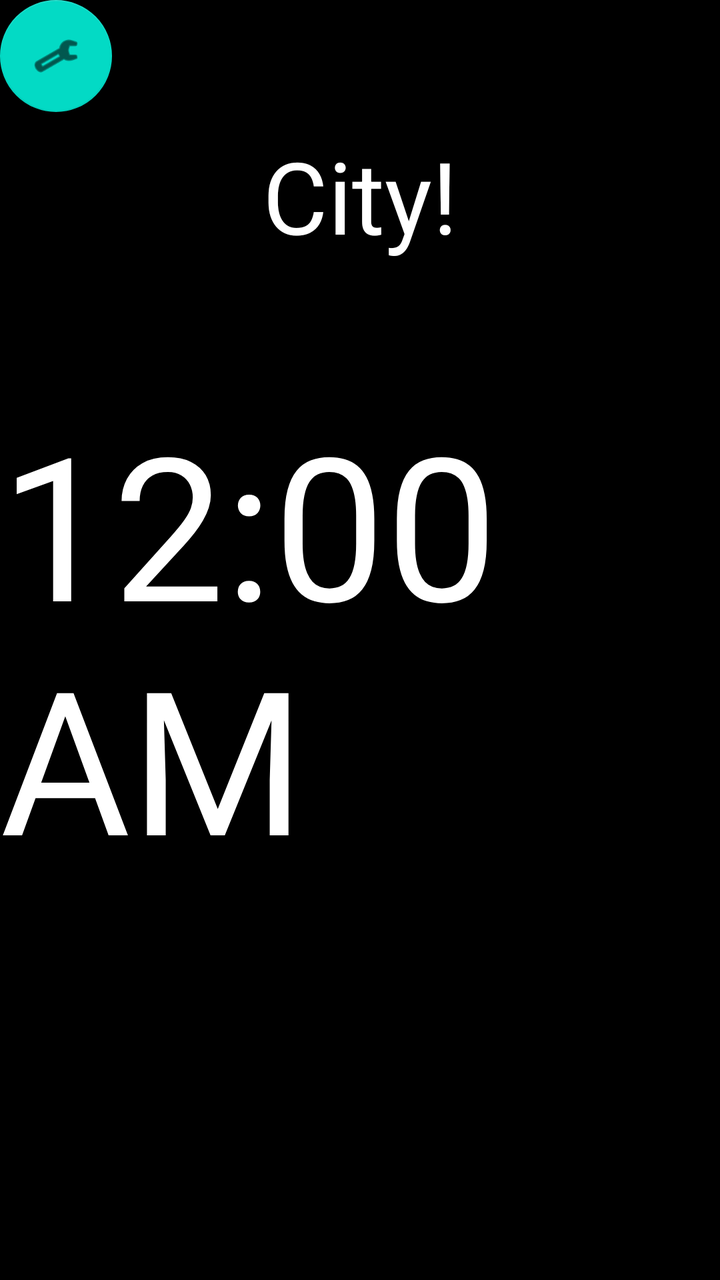
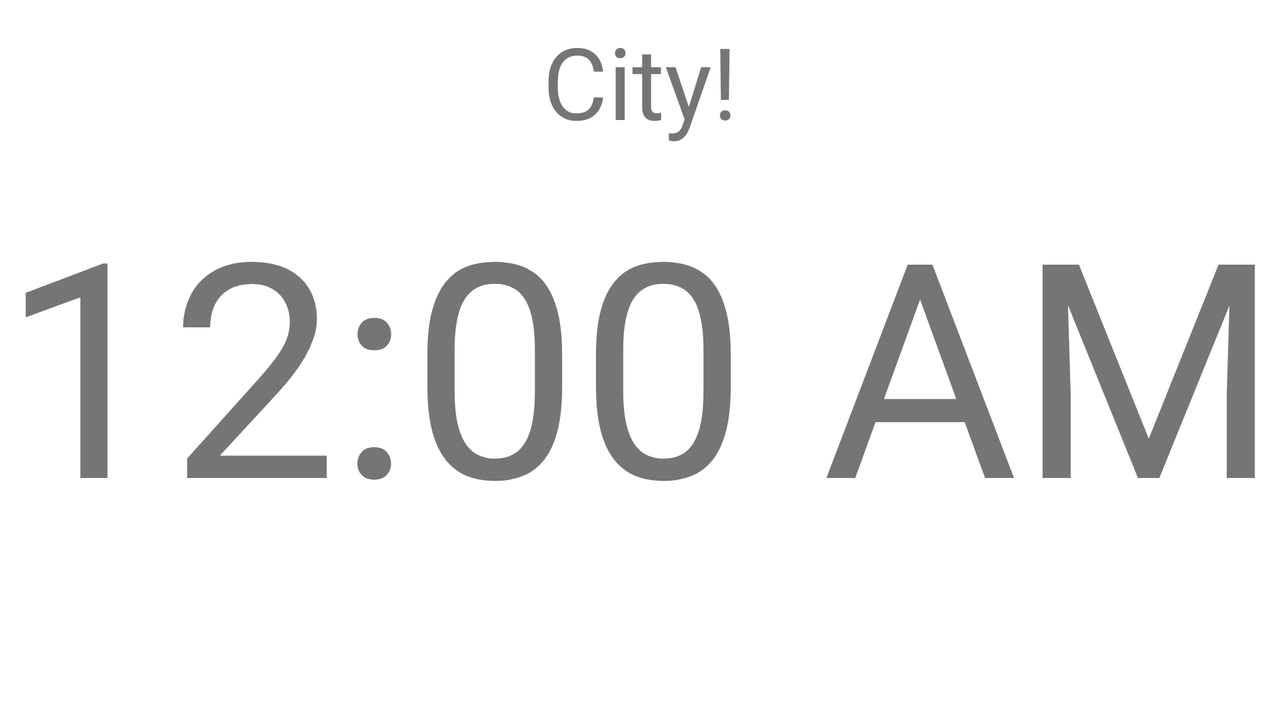

An Android layout and its configuration variant, each rendered on a device that would load it. The default file and the variant file are quoted in full after the pictures.
<!-- AndroidManifest.xml: application theme Theme.WorldGiantClock -->
<!-- res/layout/activity_main.xml -->
<?xml version="1.0" encoding="utf-8"?>

<androidx.constraintlayout.widget.ConstraintLayout
    xmlns:android="http://schemas.android.com/apk/res/android"
    xmlns:tools="http://schemas.android.com/tools"
    xmlns:app="http://schemas.android.com/apk/res-auto"
    android:layout_width="match_parent"
    android:layout_height="match_parent"
    tools:context=".MainActivity"
    android:background="@color/black"
    tools:ignore="MissingDefaultResource">

    <TextView
        android:layout_width="wrap_content"
        android:layout_height="wrap_content"
        android:text="City!"
        android:textSize="50dp"
        android:textColor="@color/white"
        app:layout_constraintBottom_toTopOf="@+id/digital_clock_1_id"
        app:layout_constraintLeft_toLeftOf="parent"
        app:layout_constraintRight_toRightOf="parent"
        app:layout_constraintTop_toTopOf="parent" />

    <DigitalClock
        android:id="@+id/digital_clock_1_id"
        android:layout_width="wrap_content"
        android:layout_height="wrap_content"
        android:textSize="100dp"
        android:textColor="@color/white"
        app:layout_constraintBottom_toBottomOf="parent"
        app:layout_constraintLeft_toLeftOf="parent"
        app:layout_constraintRight_toRightOf="parent"
        app:layout_constraintTop_toTopOf="parent" />

    <com.google.android.material.floatingactionbutton.FloatingActionButton
        android:id="@+id/btn_setting"
        android:layout_width="wrap_content"
        android:layout_height="wrap_content"
        android:layout_gravity="bottom|end"
        android:layout_margin="16dp"
        app:srcCompat="@android:drawable/ic_menu_manage"
        tools:ignore="MissingConstraints"
        android:contentDescription="TODO" />


</androidx.constraintlayout.widget.ConstraintLayout>
<!-- resources referenced by this layout -->
<resources>
  <style name="Theme.WorldGiantClock" parent="Theme.MaterialComponents.DayNight.DarkActionBar">
          
          <item name="colorPrimary">@color/purple_500</item>
          <item name="colorPrimaryVariant">@color/purple_700</item>
          <item name="colorOnPrimary">@color/white</item>
          
          <item name="colorSecondary">@color/teal_200</item>
          <item name="colorSecondaryVariant">@color/teal_700</item>
          <item name="colorOnSecondary">@color/black</item>
          
          <item name="android:statusBarColor" tools:targetApi="l">?attr/colorPrimaryVariant</item>
          
      </style>
</resources>
<!-- res/layout-land/activity_main.xml (the repository's variant of the layout above) -->
<!-- drawn on the phone turned sideways -->
<?xml version="1.0" encoding="utf-8"?>
<androidx.constraintlayout.widget.ConstraintLayout
    xmlns:android="http://schemas.android.com/apk/res/android"
    xmlns:tools="http://schemas.android.com/tools"
    xmlns:app="http://schemas.android.com/apk/res-auto"
    android:layout_width="match_parent"
    android:layout_height="match_parent"
    tools:context=".MainActivity">

    <TextView
        android:layout_width="wrap_content"
        android:layout_height="wrap_content"
        android:text="City!"
        android:textSize="50dp"
        app:layout_constraintBottom_toTopOf="@+id/digitalClock"
        app:layout_constraintLeft_toLeftOf="parent"
        app:layout_constraintRight_toRightOf="parent"
        app:layout_constraintTop_toTopOf="parent" />

    <DigitalClock
        android:id="@+id/digitalClock"
        android:layout_width="wrap_content"
        android:layout_height="wrap_content"
        android:textSize="150dp"
        app:layout_constraintBottom_toBottomOf="parent"
        app:layout_constraintLeft_toLeftOf="parent"
        app:layout_constraintRight_toRightOf="parent"
        app:layout_constraintTop_toTopOf="parent" />

  </androidx.constraintlayout.widget.ConstraintLayout>
